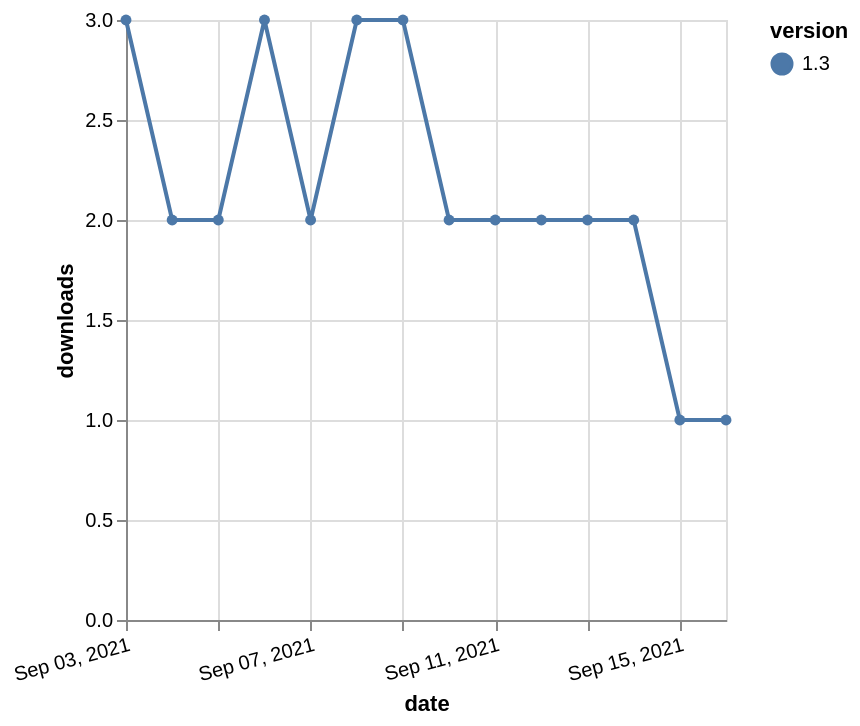

Express this chart as Vega-Lite.
### Vega-Lite specification from a JSON file in a GitHub repository (floating-point values rounded to 4 significant figures)
{"$schema": "https://vega.github.io/schema/vega-lite/v5.json", "description": "A simple bar chart with embedded data.", "data": {"values": [{"date": "2021-09-03", "total": 2933, "delta": 3, "version": "1.3"}, {"date": "2021-09-04", "total": 2935, "delta": 2, "version": "1.3"}, {"date": "2021-09-05", "total": 2937, "delta": 2, "version": "1.3"}, {"date": "2021-09-06", "total": 2940, "delta": 3, "version": "1.3"}, {"date": "2021-09-07", "total": 2942, "delta": 2, "version": "1.3"}, {"date": "2021-09-08", "total": 2945, "delta": 3, "version": "1.3"}, {"date": "2021-09-09", "total": 2948, "delta": 3, "version": "1.3"}, {"date": "2021-09-10", "total": 2950, "delta": 2, "version": "1.3"}, {"date": "2021-09-11", "total": 2952, "delta": 2, "version": "1.3"}, {"date": "2021-09-12", "total": 2954, "delta": 2, "version": "1.3"}, {"date": "2021-09-13", "total": 2956, "delta": 2, "version": "1.3"}, {"date": "2021-09-14", "total": 2958, "delta": 2, "version": "1.3"}, {"date": "2021-09-15", "total": 2959, "delta": 1, "version": "1.3"}, {"date": "2021-09-16", "total": 2960, "delta": 1, "version": "1.3"}]}, "width": "container", "mark": {"type": "line", "point": {"filled": true}}, "encoding": {"x": {"field": "date", "type": "temporal", "timeUnit": "yearmonthdate", "title": "date", "axis": {"labelAngle": -15}}, "y": {"field": "delta", "type": "quantitative", "title": "downloads"}, "color": {"field": "version", "type": "nominal"}, "tooltip": {"field": "delta"}}}
